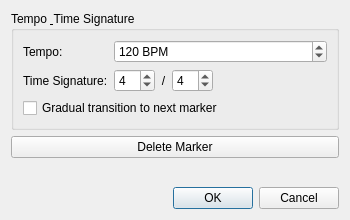
<?xml version="1.0" encoding="UTF-8"?>
<ui version="4.0">
 <class>TempoDialog</class>
 <widget class="QDialog" name="TempoDialog">
  <property name="geometry">
   <rect>
    <x>0</x>
    <y>0</y>
    <width>350</width>
    <height>220</height>
   </rect>
  </property>
  <property name="windowTitle">
   <string>Tempo Settings</string>
  </property>
  <layout class="QVBoxLayout" name="verticalLayout">
   <item>
    <widget class="QGroupBox" name="groupBoxTempo">
     <property name="title">
      <string>Tempo &amp; Time Signature</string>
     </property>
     <layout class="QFormLayout" name="formLayout">
      <item row="0" column="0">
       <widget class="QLabel" name="labelTempo">
        <property name="text">
         <string>Tempo:</string>
        </property>
       </widget>
      </item>
      <item row="0" column="1">
       <widget class="QSpinBox" name="spinTempo">
        <property name="suffix">
         <string> BPM</string>
        </property>
        <property name="minimum">
         <number>20</number>
        </property>
        <property name="maximum">
         <number>300</number>
        </property>
        <property name="value">
         <number>120</number>
        </property>
       </widget>
      </item>
      <item row="1" column="0">
       <widget class="QLabel" name="labelTimeSig">
        <property name="text">
         <string>Time Signature:</string>
        </property>
       </widget>
      </item>
      <item row="1" column="1">
       <layout class="QHBoxLayout" name="horizontalLayoutTimeSig">
        <item>
         <widget class="QSpinBox" name="spinTimeSigNum">
          <property name="minimum">
           <number>1</number>
          </property>
          <property name="maximum">
           <number>99</number>
          </property>
          <property name="value">
           <number>4</number>
          </property>
         </widget>
        </item>
        <item>
         <widget class="QLabel" name="labelSlash">
          <property name="text">
           <string>/</string>
          </property>
          <property name="alignment">
           <set>Qt::AlignCenter</set>
          </property>
         </widget>
        </item>
        <item>
         <widget class="QSpinBox" name="spinTimeSigDenom">
          <property name="minimum">
           <number>0</number>
          </property>
          <property name="maximum">
           <number>99</number>
          </property>
          <property name="value">
           <number>4</number>
          </property>
         </widget>
        </item>
        <item>
         <spacer name="horizontalSpacer">
          <property name="orientation">
           <enum>Qt::Horizontal</enum>
          </property>
          <property name="sizeHint" stdset="0">
           <size>
            <width>40</width>
            <height>20</height>
           </size>
          </property>
         </spacer>
        </item>
       </layout>
      </item>
      <item row="2" column="0" colspan="2">
       <widget class="QCheckBox" name="checkGradual">
        <property name="text">
         <string>Gradual transition to next marker</string>
        </property>
       </widget>
      </item>
     </layout>
    </widget>
   </item>
   <item>
    <widget class="QPushButton" name="btnDelete">
     <property name="text">
      <string>Delete Marker</string>
     </property>
    </widget>
   </item>
   <item>
    <spacer name="verticalSpacer">
     <property name="orientation">
      <enum>Qt::Vertical</enum>
     </property>
     <property name="sizeHint" stdset="0">
      <size>
       <width>20</width>
       <height>40</height>
      </size>
     </property>
    </spacer>
   </item>
   <item>
    <widget class="QDialogButtonBox" name="buttonBox">
     <property name="standardButtons">
      <set>QDialogButtonBox::Cancel|QDialogButtonBox::Ok</set>
     </property>
    </widget>
   </item>
  </layout>
 </widget>
 <resources/>
 <connections>
  <connection>
   <sender>buttonBox</sender>
   <signal>accepted()</signal>
   <receiver>TempoDialog</receiver>
   <slot>accept()</slot>
   <hints>
    <hint type="sourcelabel">
     <x>174</x>
     <y>199</y>
    </hint>
    <hint type="destinationlabel">
     <x>174</x>
     <y>109</y>
    </hint>
   </hints>
  </connection>
  <connection>
   <sender>buttonBox</sender>
   <signal>rejected()</signal>
   <receiver>TempoDialog</receiver>
   <slot>reject()</slot>
   <hints>
    <hint type="sourcelabel">
     <x>174</x>
     <y>199</y>
    </hint>
    <hint type="destinationlabel">
     <x>174</x>
     <y>109</y>
    </hint>
   </hints>
  </connection>
 </connections>
</ui>
